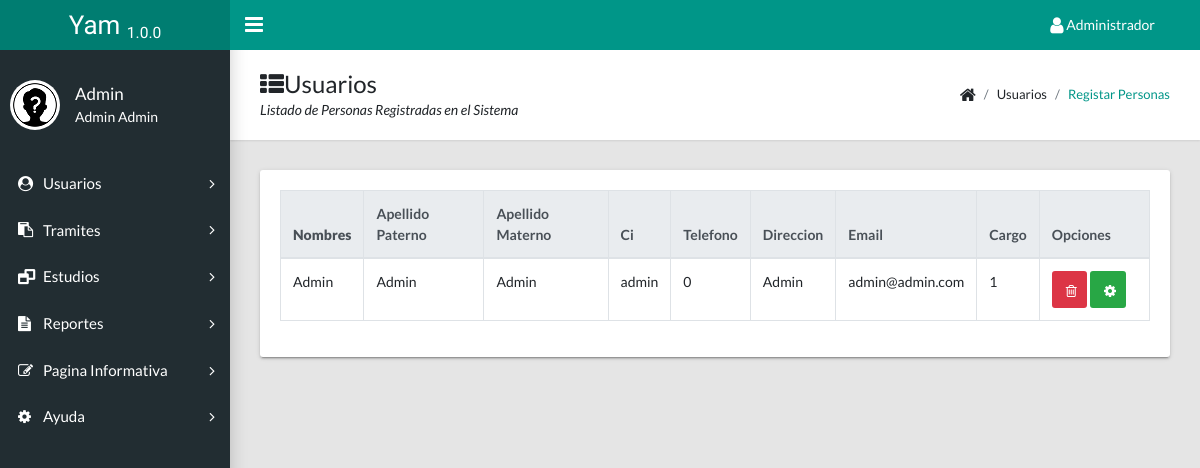
The page /admin/docs/table-personas.php (signed in) on the database its author committed.
### tables this page shows
CREATE TABLE IF NOT EXISTS `persona` (
  `id_persona` INT(11) NOT NULL AUTO_INCREMENT,
  `nombre` VARCHAR(50) NULL DEFAULT NULL,
  `papellido` VARCHAR(50) NULL DEFAULT NULL,
  `sapellido` VARCHAR(50) NULL DEFAULT NULL,
  `ci` VARCHAR(10) NULL DEFAULT NULL,
  `telefono` INT(11) NULL DEFAULT NULL,
  `direccion` VARCHAR(255) NULL DEFAULT NULL,
  `email` VARCHAR(255) NULL DEFAULT NULL,
  `rol` INT(11) NULL DEFAULT NULL,
  `activo` TINYINT(4) NULL DEFAULT NULL,
  PRIMARY KEY (`id_persona`),
  UNIQUE INDEX `ci` (`ci` ASC),
  UNIQUE INDEX `email` (`email` ASC),
  INDEX `rol` (`rol` ASC),
  CONSTRAINT `persona_ibfk_1`
    FOREIGN KEY (`rol`)
    REFERENCES `rol` (`id_rol`));

### modelo/conexion.php (called while the page is built, shortened)
<?php
class conexion{
	public $con;
	function __construct(){
	$this->host="localhost";
	$this->user="root";
	$this->clave="";
	$this->db="mydb";
	$this->con=mysqli_connect($this->host, $this->user,$this->clave);
	mysqli_query($this->con, 'SET NAMES UTF-8');
	if($this->con){
		mysqli_select_db($this->con,$this->db);
	}
	}
public function con_retorno($sql){
$resp=mysqli_query($this->con, $sql);
return $resp;
}
}

### modelo/mdl_agregarusuario.php (called while the page is built, shortened)
<?php
require("conexion.php");
if (isset($_GET['id_persona']))
{
    $con= new conexion();
    $sql="update persona set activo =0 where id_persona='$_GET[id_persona]'";
    $con->sin_retorno($sql);
    $sql="update usuario set activousuario =0 where persona_id_persona='$_GET[id_persona]'";
    $con->sin_retorno($sql);
    $sql="delete from cuenta where usuario_persona_id_persona='$_GET[id_persona]'";
    $con->sin_retorno($sql);
    echo "<script> window.location.href='../admin/docs/table-personas.php';</script>";
}
else {
    class mdlusuario
    {
        public $obj_con;
        function __construct()
        {
            $this->obj_con = new conexion();
        }
        public function listar()
        {
            $sql = "select * from persona where activo=1";
            return $this->obj_con->con_retorno($sql);
        }
    }
}
?>

### admin/docs/table-personas.php (the view, shortened to what this page needs)
<?php
include_once ('menu.php');
include_once ('../../modelo/mdl_agregarusuario.php');
$objeto=new mdlusuario();
$datos=$objeto->listar();
?>
    <main class="app-content">
      <div class="app-title">
        <div>
          <h1><i class="fa fa-th-list"></i>Usuarios</h1>
          <p>Listado de Personas Registradas en el Sistema</p>
        </div>
        <ul class="app-breadcrumb breadcrumb side">
          <li class="breadcrumb-item"><i class="fa fa-home fa-lg"></i></li>
          <li class="breadcrumb-item">Usuarios</li>
          <li class="breadcrumb-item active"><a href="agregar-empleado.php">Registar Personas</a></li>
        </ul>
      </div>
      <div class="row">
        <div class="col-md-12">
          <div class="tile">
            <div class="tile-body">
              <table class="table table-hover table-bordered" id="sampleTable">
                <thead class="thead-light">
                  <tr>
                    <th><b>Nombres</th>
                    <th>Apellido Paterno</th>
                    <th>Apellido Materno</th>
                    <th>Ci</th>
                    <th>Telefono</th>
                    <th>Direccion</th>
                    <th>Email</th>
                    <th>Cargo</th>
                      <th>Opciones</th>
                  </tr>
                </thead>
                <tbody>
                <?php
                while($row=mysqli_fetch_assoc($datos)){
                echo "<tr>";
                echo "<td style='text-transform: capitalize;'>".$row['nombre']."</td>";
                    echo "<td style='text-transform: capitalize;'>".$row['papellido']."</td>";
                    echo "<td style='text-transform: capitalize;'>".$row['sapellido']."</td>";
                    echo "<td>".$row['ci']."</td>";
                    echo "<td>".$row['telefono']."</td>";
                    echo "<td style='text-transform: capitalize;'>".$row['direccion']."</td>";
                    echo "<td>".$row['email']."</td>";
                    echo "<td>".$row['rol']."</td>";
                    $id_persona=$row['id_persona'];
                    $nombre=$row['nombre'];
                    $papellido=$row['papellido'];
                    $sapellido=$row['sapellido'];
                    $ci=$row['ci'];
                    $telefono=$row['telefono'];
                    $direccion=$row['direccion'];
                    $email=$row['email'];
                    $rol=$row['rol'];
                    echo "<td>
                      <a class='btn btn-danger col-md-5' href='../../modelo/mdl_agregarusuario.php?id_persona=".$id_persona."'><i class='fa fa-trash-o' aria-hidden='true'></i></a>
                      <a class=' btn btn-success col-md-5' href='modificar_persona.php?id_persona=".$id_persona."&nombre=".$nombre."&papellido=".$papellido."&sapellido=".$sapellido."&ci=".$ci."&telefono=".$telefono."&direccion=".$direccion."&email=".$email."&rol=".$rol."'><i class='fa fa-cog' aria-hidden='true'></i></a></td>";
                echo "</tr>";
                }?>
                </tbody>
              </table>
            </div>
          </div>
        </div>
      </div>
    </main>

### admin/docs/menu.php (shortened to what this page needs)
<!DOCTYPE html>
<html lang="en">
  <head>
    <link rel="stylesheet" type="text/css" href="css/main.css">
      <link rel="stylesheet" type="text/css" href="bootstrap4/font-awesome-4.7.0/css/font-awesome.min.css">
      <link rel="stylesheet" href="../../bootstrap4/css/bootstrap-select.css" />
  </head>
  <body class="app sidebar-mini rtl"  >
  <header class="app-header"><a class="app-header__logo" href="index.php">Yam&nbsp;<sub style="font-size: 60%">1.0.0</sub></a>
      <a class="app-sidebar__toggle" href="#" data-toggle="sidebar" aria-label="Hide Sidebar"></a>
      <ul class="app-nav">
          <li class="dropdown"><a class="app-nav__item" href="#" data-toggle="dropdown" aria-label="Open Profile Menu" style="text-transform: capitalize"><i class="fa fa-user fa-lg"></i>&nbsp;<?php echo $_SESSION['rol']?></a>
          </li>
      </ul>
  </header>
  <aside class="app-sidebar">
      <div class="app-sidebar__user"><img class="app-sidebar__user-avatar" src="../../imagenes/default_user.png" alt="User Image">
          <div>
              <p class="app-sidebar__user-name" style="text-transform: capitalize;"><?php echo $_SESSION['nombre']?></p>
              <p class="app-sidebar__user-designation" style="text-transform: capitalize;"><?php echo $_SESSION['papellido']." ".$_SESSION['sapellido']?></p>
          </div>
      </div>
      <ul class="app-menu">
          <?php if ($_SESSION['rol']=='personal' || $_SESSION['rol']=='administrador') {?>
          <li class="treeview"><a class="app-menu__item" href="#" data-toggle="treeview"><i class="app-menu__icon fa fa-user-circle"></i><span class="app-menu__label">Usuarios</span><i class="treeview-indicator fa fa-angle-right"></i></a>
              <?php if ($_SESSION['rol']=='administrador'){?>
       <!-- <li class="treeview"><a class="app-menu__item" href="#" data-toggle="treeview"><i class="app-menu__icon fa fa-laptop"></i><span class="app-menu__label">Roles</span><i class="treeview-indicator fa fa-angle-right"></i></a>
          <ul class="treeview-menu">
            <li><a class="treeview-item" href="crear_roles.php"><i class="icon fa fa-circle-o"></i> Crear</a></li>
              <li><a class="treeview-item" href="vst_rol1.php"><i class="icon fa fa-list"></i>Listar</a></li>
            <li><a class="treeview-item" href="https://fontawesome.com/v4.7.0/icons/" target="_blank" rel="noopener"><i class="icon fa fa-circle-o"></i> Font Icons</a></li>
            <li><a class="treeview-item" href="ui-cards.html"><i class="icon fa fa-circle-o"></i> Cards</a></li>
            <li><a class="treeview-item" href="widgets.html"><i class="icon fa fa-circle-o"></i> Widgets</a></li>
          </ul>
        </li>-->
          <?php  }}?>
          <li class="treeview"><a class="app-menu__item" href="#" data-toggle="treeview"><i class="app-menu__icon fa fa-clipboard"></i><span class="app-menu__label">Tramites</span><i class="treeview-indicator fa fa-angle-right"></i></a>
        </li>
          <?php if ($_SESSION['rol']=='administrador' || $_SESSION['rol']=='personal') {?>
          <li class="treeview"><a class="app-menu__item" href="#" data-toggle="treeview"><i class="app-menu__icon fa fa-window-restore"></i><span class="app-menu__label">Estudios</span><i class="treeview-indicator fa fa-angle-right"></i></a>
            <?php  }?>
              <?php if ($_SESSION['rol']=='personal' || $_SESSION['rol']== 'administrador') {?>
              <li class="treeview"><a class="app-menu__item" href="#" data-toggle="treeview"><i class="app-menu__icon fa fa-file-text"></i><span class="app-menu__label">Reportes</span><i class="treeview-indicator fa fa-angle-right"></i></a>
              </li>
              <?php  }?>
        <li class="treeview"><a class="app-menu__item" href="#" data-toggle="treeview"><i class="app-menu__icon fa fa-edit"></i><span class="app-menu__label">Pagina Informativa</span><i class="treeview-indicator fa fa-angle-right"></i></a>
        </li>
<?php
if($_SESSION['rol']=='personal' || $_SESSION['rol']== 'administrador'){
?>
          <li class="treeview"><a class="app-menu__item" href="#" data-toggle="treeview"><i class="app-menu__icon fa fa-cog"></i><span class="app-menu__label">Ayuda</span><i class="treeview-indicator fa fa-angle-right"></i></a>
          </li>
          <?php } ?>
      </ul>
    </aside>
  </body>
</html>

### rows shown on the page
persona: nombre "Admin", papellido "Admin", sapellido "Admin", ci "admin", telefono "0", direccion "Admin", email "admin@admin.com", rol "1"

### other values the page prints
$_SESSION['rol'] "Administrador"
$_SESSION['nombre'] "Admin"
$_SESSION['papellido'] "Admin"
$_SESSION['sapellido'] "Admin"
